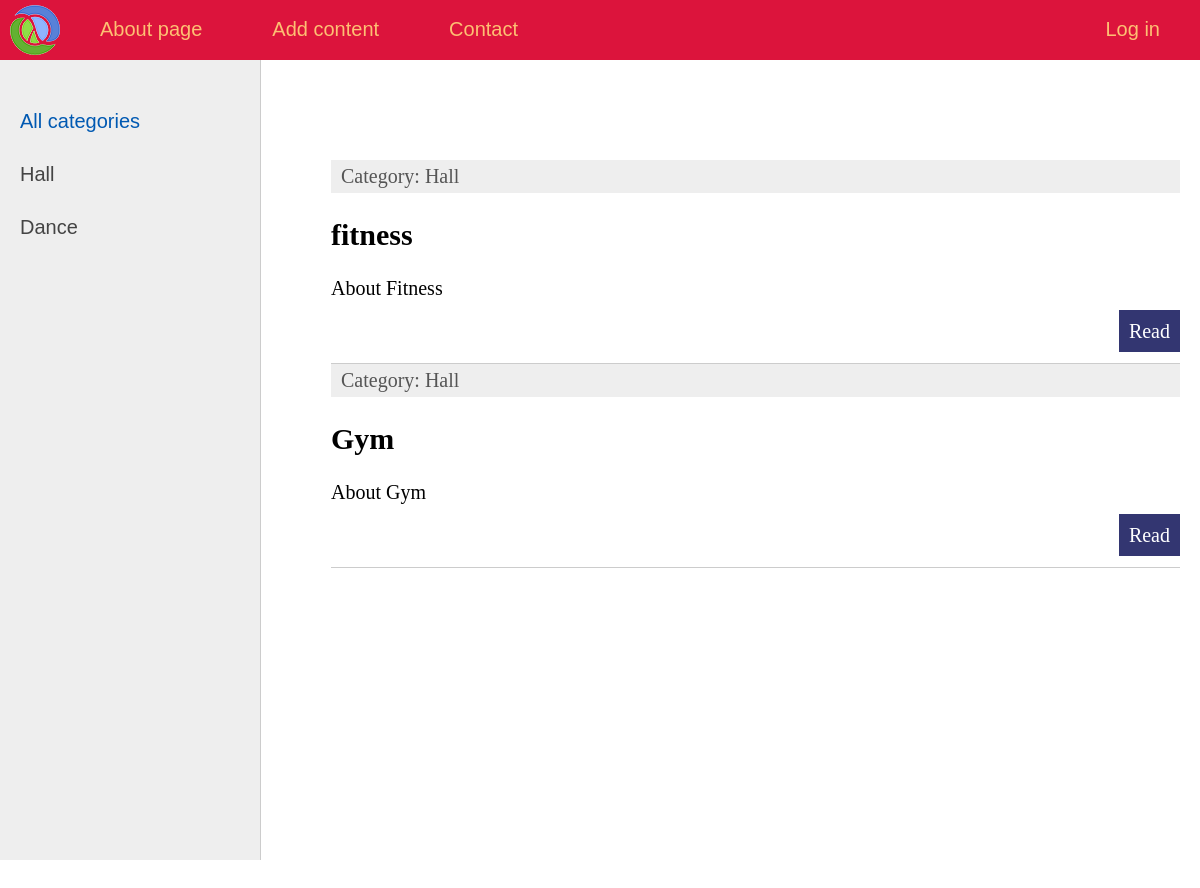
The page / on the database its author committed.
### subscription/models.py (models this page shows, shortened)
class Category(models.Model):
    name = models.CharField(max_length=100, db_index=True, verbose_name="Категории")
    def __str__(self):
        return self.name
    def get_absolute_url(self):
        return reverse('category', kwargs={'cat_id': self.pk})
    class Meta:
        verbose_name = 'Категории'
        verbose_name_plural = 'Категории'
        ordering = ['id']

class Subscription(models.Model):
    title = models.CharField(max_length=255, verbose_name="Name")
    content = models.TextField(blank=True)
    time_create = models.DateTimeField(auto_now_add=True)
    time_update = models.DateTimeField(auto_now=True)
    is_published = models.BooleanField(default=True)
    cat = models.ForeignKey('Category', on_delete=models.PROTECT, null=True)
    def get_absolute_url(self):
        return reverse('post', kwargs={'post_id': self.pk})
    class Meta:
        verbose_name = 'Абонемент'
        verbose_name_plural = 'Абонемент'
        ordering = ['time_create', 'title']

### subscription/views.py (the view)
# urls.py: path('', index, name='home'),
def index(request):
    posts = Subscription.objects.all()
    cats = Category.objects.all()
    context = {
        'posts': posts,
        'cats': cats,
        'menu': menu,
        'title': 'Main Page',
        'cat_selected': 0,
    }
    return render(request,'subscription/index.html', context=context)

### subscription/templates/subscription/index.html (shortened to what this page needs)
{% extends 'subscription/base.html' %}
{% block content %}
<ul class="list-articles">
	{% for p in posts %}
			<li><div class="article-panel">
	<p class="first">Category: {{p.cat}}</p>
</div>
				<h2>{{p.title}}</h2>
	{% autoescape on %}
	{{p.content|linebreaks|truncatewords:50}}
	{% endautoescape %}
			<p class="link-read-post"><a href="{{ p.get_absolute_url }}">Read</a></p>
			</li>
	{% endfor %}
</ul>
{% endblock %}

### subscription/templates/subscription/base.html (shortened to what this page needs)
{% load static %}
<!DOCTYPE html>
<html>
<head>
	<link type="text/css" href="{% static 'subscription/css/styles.css' %}" rel="stylesheet" />
</head>
<body>
<table class="table-page" border=0 cellpadding="0" cellspacing="0">
<tr><td valign=top>
{% block mainmenu %}
		<div class="header">
			<ul id="mainmenu" class="mainmenu">
			<li class="logo"><a href="{% url 'home' %}"><div class="logo"></div></a></li>
{% for m in menu %}
	{% if not forloop.last %}
			<li><a href="{% url m.url_name %}">{{m.title}}</a></li>
	{% else %}
			<li class="last"><a href="{% url m.url_name %}">{{m.title}}</a></li>
	{% endif %}
{% endfor %}
			</ul>
		</div>
{% endblock mainmenu %}
<table class="table-content" border=0 cellpadding="0" cellspacing="0">
<tr>
	<td valign="top" class="left-chapters">
	<ul id="leftchapters">
{% if cat_selected == 0 %}
		<li class="selected">All categories</li>
{% else %}
		<li><a href="{% url 'home' %}">All categories</a></li>
{% endif %}
{% for c in cats %}
	{% if c.pk == cat_selected %}
		<li class="selected">{{c.name}}</li>
	{% else %}
		<li><a href="{{ c.get_absolute_url }}">{{c.name}}</a></li>
	{% endif %}
{% endfor %}
	</ul>
</td>
<td valign="top" class="content">
	<div class="content-text">
{% block content %}
{% endblock %}
	</div>
</td></tr></table>
</td></tr>
</table>
</body>
</html>

### subscription/static/subscription/css/styles.css (style rules this page uses)
html, body { font-family: 'Arial'; margin: 0; padding: 0; height: 100%; width: 100%; color: #444; }
a { color: #0059b2; text-decoration: none; }
p.link-read-post { text-align: right; }
p.link-read-post a { padding: 10px; min-width: 100px; background: #333671; color: #fff; text-decoration: none; }
div.article-panel { background: #eee; padding: 5px 10px 5px 10px; box-sizing border-box; overflow: hidden; color: #555; }
div.article-panel p.first { margin: 0; float: left; }
ul.list-articles { list-style: none; margin: 0; padding: 0; }
ul.list-articles li { border-bottom: 1px solid #ccc; }
.table-page { width: 100%; height: 100%; vertical-align: top; }
.table-page tr { height: 100%; }
.header { background: #DC143C; height: 60px; }
.logo { background: url('../images/logo.png') no-repeat 10px 5px; width: 70px; height: 60px; }
ul.mainmenu { list-style: none; margin: 0; padding: 0; height: 60px; color: #fdc073; font-size: 20px; overflow: hidden; }
ul.mainmenu li { float: left; margin: 18px 40px 0 30px; }
ul.mainmenu li.logo { margin: 0; }
ul.mainmenu li.last { float: right; }
ul.mainmenu li a { color: #fdc073; text-decoration: none; }
.table-content { width: 100%; min-height: 100%; height: 100%; }
.left-chapters { margin: 0; background: #eee; border-right: 1px solid #ccc; min-height: 100%; }
.left-chapters ul { width: 230px; min-height: 100%; margin: 0; padding: 20px 10px 10px 20px; list-style: none; font-size: 20px; }
.left-chapters ul li { margin: 30px 0 0 0; color: #999; }
.left-chapters ul li.selected { color: #0059b2; }
.left-chapters ul li a { color: #444; text-decoration: none; }
.content { padding: 40px 20px 20px 40px; width: 100%; box-sizing: border-box; }
.content-text { margin: 60px 0 0 30px; color: #000; font-size: 20px; font-family: Yandex Sans Display Light; }

### rows shown on the page
Category: name "Hall"
Category: name "Dance"
Subscription: cat "Hall", title "fitness", content "About Fitness"
Subscription: cat "Hall", title "Gym", content "About Gym"

### other values the page prints
{{ m.title }} "About page" "Add content" "Contact"
{{ m.title }} "Log in"
